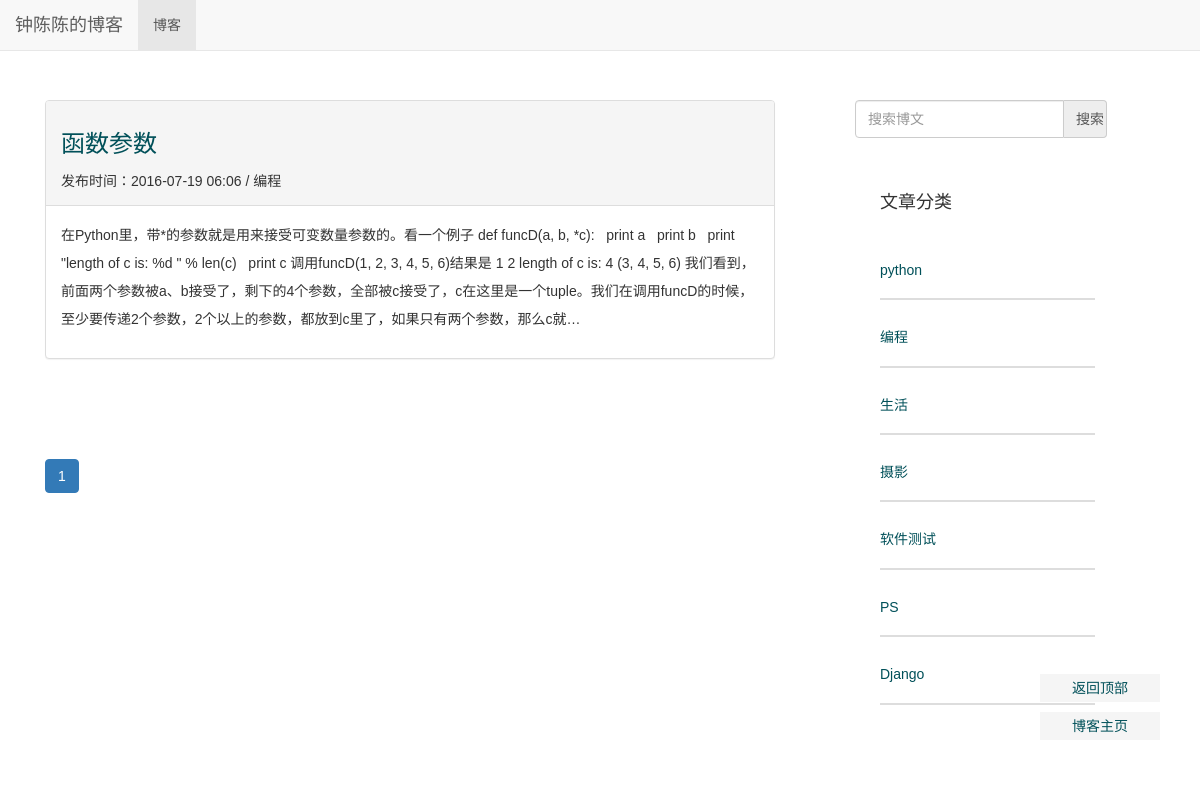
Screenshot of /blog/cat/2/ with the database file from the repository.
### blog/models.py (models this page shows, shortened)
class Blog(models.Model):
    title = models.CharField(verbose_name='Title',max_length=32)
    author = models.CharField(verbose_name='Author', max_length=16)
    content=RichTextUploadingField('Content')
    created = models.DateTimeField(verbose_name='Pub_Date', auto_now_add=True)
    category = models.ForeignKey(Category, verbose_name='Category')
    tags = models.ManyToManyField(Tag, verbose_name='Tags')

class Category(models.Model):
    name = models.CharField('名称', max_length=16)

### blog/views.py (the view)
# urls.py: url(r'^cat/(?P<category_id>\d+)/$', views.get_category, name='blog_get_category'),
def get_category(request, category_id):
    try:
        cat=Category.objects.get(id=category_id)
    except Category.DoesNotExist:
        raise Http404
    cat_blogset=cat.blog_set.all().order_by('-created')
    blog_paginator=Paginator(cat_blogset,8)#show 8 blogs per page
    page=request.GET.get('page')
    try:
        blogs=blog_paginator.page(page)
    except PageNotAnInteger:
        blogs=blog_paginator.page(1)
    except EmptyPage:
        blogs=blog_paginator(blog_paginator.num_pages)
    ctx = {
    'blogs': blogs,
    'categories':Category.objects.all(),
    }
    return render(request, 'blog-list.html', ctx)

### blog/templates/blog-list.html (shortened to what this page needs)
{% extends "blog_base.html" %}
{% block head %}
{% load staticfiles %}
	<link rel="stylesheet" type="text/css" href="{% static 'blog/css/base.css' %}" />
	<link rel="stylesheet" type="text/css" href="{% static 'blog/css/get_blog.css' %}" />
{% endblock %}
{% block content %}
{% for blog in blogs %}
<div class="blog_item">
	<div class="panel panel-default">
		<div class="panel-heading">
			<div class="blog_header">
				<a href= "{% url 'blog_get_detail' blog.id %}"><h3>{{ blog.title }}</h3></a>
				<span class="blog_created" >发布时间：{{ blog.created|date:"Y-m-d H:i" }}</span>
				<span class="dc_sep">/</span></small>
				<span class="blog_category" >{{ blog.category.name }}</span>
			</div>
		</div>
		<div class="panel-body">
		    <div class="blog_content">
			    <p> {{ blog.content|truncatechars:300 |safe}}</p>
		     </div>
		</div>
	</div>
</div>
{% endfor %}
<div class="footer">
	<ul class="pagination">
		<li class="page_btn active" id="cur_page">
			 <a   href="?page={{ blogs.number }} " >{{ blogs.number }} </a>
		</li>
	</ul>
</div>
{% endblock %}

### blog/templates/blog_base.html (shortened to what this page needs)
<!DOCTYPE html>
<html>
<head>
        {% load staticfiles %}
        <link href="{% static 'blog/bootstrap/css/bootstrap.min.css' %}" rel="stylesheet">
     {% block head %}{% endblock %}
</head>
<body>
        <div class="navbar navbar-default navbar-fixed-top" role="navigation">
                 <div class="navbar-header">
                          <a class="navbar-brand" href="{% url 'blog_get_blogs' %}">钟陈陈的博客</a>
                 </div>
                 <div class="collapse navbar-collapse" id="example-navbar-collapse">
                         <ul class="nav navbar-nav">
                                  <li class="active">
                                           <a href="{% url 'blog_get_blogs' %}">博客</a>
                                  </li>
                         </ul>
                 </div>
        </div>
        <div class="container" id="top">
                <div class="row">
                        <div class="col-md-8">
                                 {% block content %}{% endblock %}
                        </div>
                        <div class="col-md-3 tags">
                                <form  action="{% url 'blog_search' %}" role="form" method="post">
                                        <div class="input-group">
                                             <input type="text" class="form-control" name="blog_search" placeholder="搜索博文"></input>
                                             <input  id="search-button" type="submit" class="input-group-addon" value="搜索"></input>
                                        </div>
                                </form>
                                <div class="panel panel-default">
                                        <div id="category_title" class="panel-body">
                                                <h4>文章分类</h4>
                                        </div>
                                        <div class="panel-body">
                                                <div class="category_content">
                                                        <ul>
                                                                {% for category in categories %}
                                                                <li class="category_item">
                                                                        <a href="{% url 'blog_get_category' category.id %}" >
                                                                                <h5> {{category.name}}</h5>
                                                                         </a>
                                                                </li>
                                                                 {% endfor %}
                                                        </ul>
                                                </div>
                                        </div>
                                </div>
                        </div>
                </div>
        </div>
	<div class="back_to_top">
		<a href="#top" target="_self">返回顶部</a>
		<a href="{%url 'blog_get_blogs' %}" target="_self">博客主页</a>
	</div>
</body>
</html>

### blog/static/blog/css/base.css (style rules this page uses)
body { font-family: Microsoft YaHei,'宋体' , Tahoma, Helvetica, Arial, sans-serif; }
a { color: #005059; }
ul ,li { list-style-type: none; padding-left: 0; }
.container { font-size: 14px; line-height: 2em; margin-top: 100px; width:95%; }
.col-md-8 { margin-right: 50px; }
#search-button { display: table-cell; height:38px; width:17%; }
.input-group { width:100%; margin-bottom: 30px; }
.input-group .form-control { width:82%; height:38px; }
.tags .panel,.tags .panel-default { border-style:none; box-shadow: none; }
.tags .panel-body { padding-left: 25px; border-style:none; }
.category_item { border-bottom-style: solid; border-bottom-width: 2px; border-bottom-color: #DDD; margin-bottom: 30px; padding-bottom: 10px; font-size:20px; }
.back_to_top { position:fixed; right:40px; bottom:50px; z-index:100; display:block; }
.back_to_top a { display:block; font-size:14px; color:##A0A0A0!important; background-color:#F5F5F5; width:120px; text-align:center; padding:4px; text-decoration:none; margin-bottom:10px; }

### blog/static/blog/css/get_blog.css (style rules this page uses)
.blog_item { margin-bottom: 80px; }

### rows the page displays
Blog: title "函数参数", created "2016-07-19 06:06", category.name "编程", content "在Python里，带*的参数就是用来接受可变数量参数的。看一个例子 def funcD(a, b, *c): print a print b print \"length of c is: %d \" % len(c) print c 调用funcD(1, 2, 3, 4, 5, 6)结果是 1 2 length of c is: 4 (3, 4, 5, 6) 我们看到，前面两个参数被a、b接受了，剩下的4个参数，全部被c接受了，c在这里是一个tuple。我们在调用funcD的时候，至少要传递2个参数，2个以上的参数，都放到c里了，如果只有两个参数，那么c就…"
Category: name "python"
Category: name "编程"
Category: name "生活"
Category: name "摄影"
Category: name "软件测试"
Category: name "PS"
Category: name "Django"

### other values shown
{{ blogs.number }} "1"
